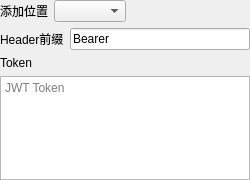
<?xml version="1.0" encoding="UTF-8"?>
<ui version="4.0">
 <class>JWTForm</class>
 <widget class="QWidget" name="JWTForm">
  <property name="geometry">
   <rect>
    <x>0</x>
    <y>0</y>
    <width>250</width>
    <height>180</height>
   </rect>
  </property>
  <property name="windowTitle">
   <string>Form</string>
  </property>
  <layout class="QVBoxLayout" name="verticalLayout">
   <property name="leftMargin">
    <number>0</number>
   </property>
   <property name="topMargin">
    <number>0</number>
   </property>
   <property name="rightMargin">
    <number>0</number>
   </property>
   <property name="bottomMargin">
    <number>0</number>
   </property>
   <item>
    <layout class="QHBoxLayout" name="horizontalLayout">
     <item>
      <widget class="QLabel" name="label">
       <property name="sizePolicy">
        <sizepolicy hsizetype="Fixed" vsizetype="Preferred">
         <horstretch>0</horstretch>
         <verstretch>0</verstretch>
        </sizepolicy>
       </property>
       <property name="text">
        <string>添加位置</string>
       </property>
      </widget>
     </item>
     <item>
      <widget class="QComboBox" name="locationCombo"/>
     </item>
     <item>
      <spacer name="horizontalSpacer">
       <property name="orientation">
        <enum>Qt::Orientation::Horizontal</enum>
       </property>
       <property name="sizeHint" stdset="0">
        <size>
         <width>40</width>
         <height>20</height>
        </size>
       </property>
      </spacer>
     </item>
    </layout>
   </item>
   <item>
    <layout class="QHBoxLayout" name="horizontalLayout_2">
     <item>
      <widget class="QLabel" name="label_2">
       <property name="text">
        <string>Header前缀</string>
       </property>
      </widget>
     </item>
     <item>
      <widget class="QLineEdit" name="headerPrefixEdit">
       <property name="text">
        <string>Bearer</string>
       </property>
      </widget>
     </item>
    </layout>
   </item>
   <item>
    <widget class="QLabel" name="label_3">
     <property name="text">
      <string>Token</string>
     </property>
    </widget>
   </item>
   <item>
    <widget class="QPlainTextEdit" name="tokenEdit">
     <property name="sizePolicy">
      <sizepolicy hsizetype="Preferred" vsizetype="Preferred">
       <horstretch>0</horstretch>
       <verstretch>0</verstretch>
      </sizepolicy>
     </property>
     <property name="placeholderText">
      <string>JWT Token</string>
     </property>
    </widget>
   </item>
  </layout>
 </widget>
 <resources/>
 <connections/>
</ui>
